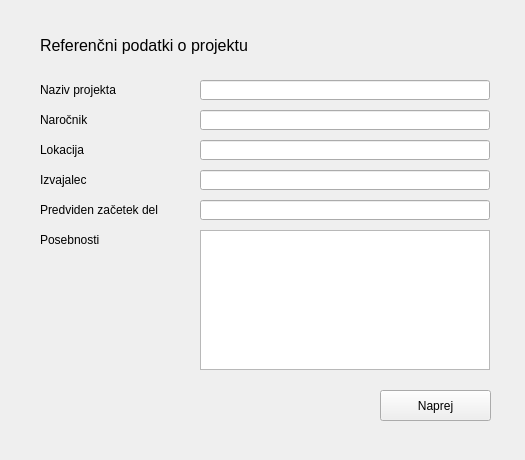
<?xml version="1.0" encoding="UTF-8"?>
<ui version="4.0">
 <class>Form</class>
 <widget class="QWidget" name="Form">
  <property name="geometry">
   <rect>
    <x>0</x>
    <y>0</y>
    <width>525</width>
    <height>460</height>
   </rect>
  </property>
  <property name="minimumSize">
   <size>
    <width>525</width>
    <height>460</height>
   </size>
  </property>
  <property name="maximumSize">
   <size>
    <width>525</width>
    <height>460</height>
   </size>
  </property>
  <property name="windowTitle">
   <string>Form</string>
  </property>
  <widget class="QLabel" name="label">
   <property name="geometry">
    <rect>
     <x>40</x>
     <y>30</y>
     <width>221</width>
     <height>31</height>
    </rect>
   </property>
   <property name="font">
    <font>
     <pointsize>12</pointsize>
    </font>
   </property>
   <property name="text">
    <string>Referenčni podatki o projektu</string>
   </property>
  </widget>
  <widget class="QLineEdit" name="lineEdit">
   <property name="geometry">
    <rect>
     <x>200</x>
     <y>80</y>
     <width>290</width>
     <height>20</height>
    </rect>
   </property>
  </widget>
  <widget class="QLabel" name="label_2">
   <property name="geometry">
    <rect>
     <x>40</x>
     <y>80</y>
     <width>120</width>
     <height>20</height>
    </rect>
   </property>
   <property name="text">
    <string>Naziv projekta</string>
   </property>
  </widget>
  <widget class="QLabel" name="label_3">
   <property name="geometry">
    <rect>
     <x>40</x>
     <y>140</y>
     <width>120</width>
     <height>20</height>
    </rect>
   </property>
   <property name="text">
    <string>Lokacija</string>
   </property>
  </widget>
  <widget class="QLineEdit" name="lineEdit_2">
   <property name="geometry">
    <rect>
     <x>200</x>
     <y>140</y>
     <width>290</width>
     <height>20</height>
    </rect>
   </property>
  </widget>
  <widget class="QLabel" name="label_4">
   <property name="geometry">
    <rect>
     <x>40</x>
     <y>170</y>
     <width>120</width>
     <height>20</height>
    </rect>
   </property>
   <property name="text">
    <string>Izvajalec</string>
   </property>
  </widget>
  <widget class="QLabel" name="label_5">
   <property name="geometry">
    <rect>
     <x>40</x>
     <y>200</y>
     <width>120</width>
     <height>20</height>
    </rect>
   </property>
   <property name="text">
    <string>Predviden začetek del</string>
   </property>
  </widget>
  <widget class="QLineEdit" name="lineEdit_3">
   <property name="geometry">
    <rect>
     <x>200</x>
     <y>170</y>
     <width>290</width>
     <height>20</height>
    </rect>
   </property>
  </widget>
  <widget class="QLineEdit" name="lineEdit_4">
   <property name="geometry">
    <rect>
     <x>200</x>
     <y>200</y>
     <width>290</width>
     <height>20</height>
    </rect>
   </property>
  </widget>
  <widget class="QLabel" name="label_6">
   <property name="geometry">
    <rect>
     <x>40</x>
     <y>230</y>
     <width>120</width>
     <height>20</height>
    </rect>
   </property>
   <property name="text">
    <string>Posebnosti</string>
   </property>
  </widget>
  <widget class="QPlainTextEdit" name="plainTextEdit">
   <property name="geometry">
    <rect>
     <x>200</x>
     <y>230</y>
     <width>290</width>
     <height>140</height>
    </rect>
   </property>
  </widget>
  <widget class="QLabel" name="label_7">
   <property name="geometry">
    <rect>
     <x>40</x>
     <y>110</y>
     <width>120</width>
     <height>20</height>
    </rect>
   </property>
   <property name="text">
    <string>Naročnik</string>
   </property>
  </widget>
  <widget class="QLineEdit" name="lineEdit_5">
   <property name="geometry">
    <rect>
     <x>200</x>
     <y>110</y>
     <width>290</width>
     <height>20</height>
    </rect>
   </property>
  </widget>
  <widget class="QPushButton" name="pushButton">
   <property name="geometry">
    <rect>
     <x>380</x>
     <y>390</y>
     <width>111</width>
     <height>31</height>
    </rect>
   </property>
   <property name="text">
    <string>Naprej</string>
   </property>
  </widget>
 </widget>
 <resources/>
 <connections/>
</ui>
